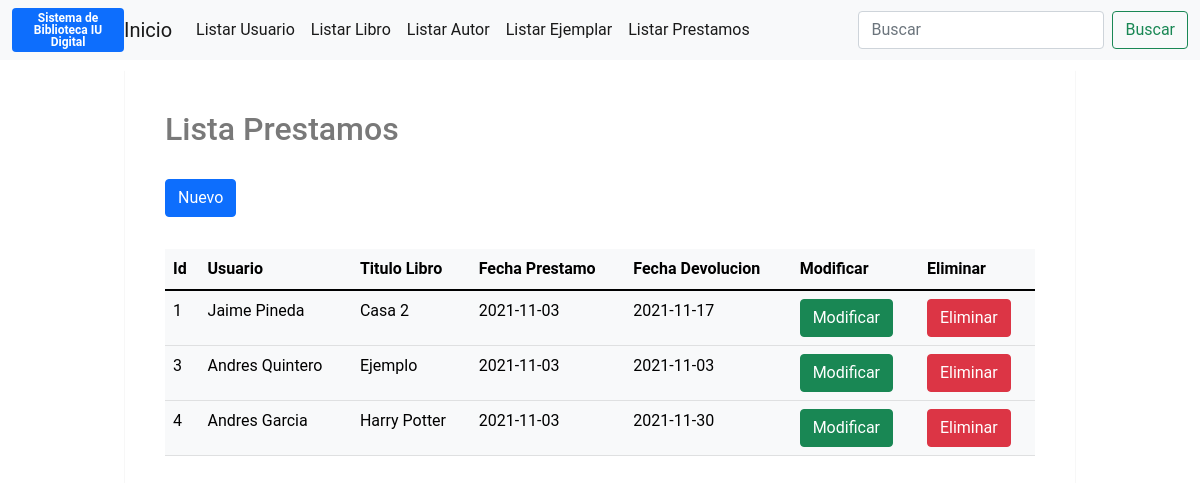
The app's page /view/listarPrestamo.php with its own data.
### tables this page shows
CREATE TABLE `prestamo` (
  `id` int(11) NOT NULL,
  `id_usuario` int(11) NOT NULL,
  `id_libro` int(11) NOT NULL,
  `fecha_prestamo` date NOT NULL,
  `fecha_devolucion` date NOT NULL
);

CREATE TABLE `usuario` (
  `id` int(11) NOT NULL,
  `nombre` varchar(150) NOT NULL,
  `direccion` text NOT NULL,
  `telefono` varchar(15) NOT NULL
);

CREATE TABLE `libro` (
  `id` int(11) NOT NULL,
  `titulo` text NOT NULL,
  `isbn` int(20) NOT NULL,
  `id_autor` int(11) NOT NULL,
  `paginas` int(11) NOT NULL,
  `editorial` varchar(20) NOT NULL,
  `id_ejemplar` int(11) NOT NULL
);

### Model/clsConexion.php (called while the page is built, shortened)
<?php
class Conexion{
	private $host;
	private $user;
	private $password;
	private $database;
	private $conn;
	public function __construct(){
		$this->host = HOST;
		$this->user = USER;
		$this->password = PASSWORD;
		$this->database = DATABASE;
	}
	public function CrearConexionSin(){
		$this->conn = new mysqli($this->host,$this->user,$this->password,$this->database);
	}
	public function EjecutarSQL($sql){
		$result = $this->conn->query($sql);
		return $result;
	}
}
?>

### View/listarPrestamo.php (the view, shortened to what this page needs)
<!doctype html>
<html lang="es">
  <head>
    <link href="https://cdn.jsdelivr.net/npm/bootstrap@5.1.1/dist/css/bootstrap.min.css" rel="stylesheet">
    <link rel="stylesheet" type="text/css" href="../css/estilos.css">
  </head>
  <body>
<nav class="navbar navbar-expand-lg navbar-light bg-light">
          <div class="container-fluid">
                <div class="badge bg-primary text-wrap" style="width: 7rem;">
                Sistema de Biblioteca IU Digital
                </div>
                <a class="navbar-brand" href="../index.php">Inicio</a>
                <div class="collapse navbar-collapse" id="navbarTogglerDemo03">
                  <ul class="navbar-nav me-auto mb-2 mb-lg-0">
                <li class="nav-item">
                <a class="nav-link active" aria-current="page" href="listarUsuario.php">Listar Usuario</a>
                </li>
                <li class="nav-item">
                <a class="nav-link active" aria-current="page" href="listarLibro.php">Listar Libro</a>
                </li>
                <li class="nav-item">
                <a class="nav-link active" aria-current="page" href="listarAutor.php">Listar Autor</a>
                </li>
                <li class="nav-item">
                <a class="nav-link active" aria-current="page" href="listarEjemplar.php">Listar Ejemplar</a>
                </li>
                <li class="nav-item">
                <a class="nav-link active" aria-current="page" href="listarPrestamo.php">Listar Prestamos</a>
                </li>
                  </ul>
        <form class="d-flex">
          <input class="form-control me-2" type="search" placeholder="Buscar" aria-label="Search">
          <button class="btn btn-outline-success" type="submit">Buscar</button>
        </form>
                </div>
          </div>
      </nav>
<div class="container">
        <div class="login-container">
          <div class="register">
            <h2>Lista Prestamos</h2>
            <div class="row">
                <div class="col-lg-12">
                    <a href="prestamo.php"><button class="btn btn-primary mb-2" type="button" >Nuevo</button></a>
                    <div class="table-responsive">
                        <table class="table table-light mt-4" id="table">
                            <thead class="thead-dark">
                                <tr>
                                    <th>Id</th>
                                    <th>Usuario</th>
                                    <th>Titulo Libro</th>
                                    <th>Fecha Prestamo</th>
                                    <th>Fecha Devolucion</th>
                                    <th>Modificar</th>
                                    <th>Eliminar</th>
                                </tr>
                            </thead>
                            <tbody>
                               <?php
                               include('../Model/clsConexion.php');
                               $conn = new Conexion();
                                $conn->CrearConexionSin();
                                $sql = "SELECT  p.id, u.nombre, l.titulo, p.fecha_prestamo, p.fecha_devolucion
                                        FROM prestamo p
                                        inner join usuario u on u.id = p.id_usuario
                                        inner join libro l on l.id = p.id_libro";
                                $result = $conn->EjecutarSQL($sql);
                                while($registroprestamos = $result->fetch_array(MYSQLI_BOTH))
                                  {
                                    echo "<tr>";
                                    echo "<td>"; echo $registroprestamos["id"]; echo "</td>";
                                    echo "<td>"; echo $registroprestamos["nombre"]; echo "</td>";
                                    echo "<td>"; echo $registroprestamos["titulo"]; echo "</td>";
                                    echo "<td>"; echo $registroprestamos["fecha_prestamo"]; echo "</td>";
                                    echo "<td>"; echo $registroprestamos["fecha_devolucion"]; echo "</td>";
                                        echo "<td><a href='actualizarPrestamo.php?id=".$registroprestamos['id']."&nombre=".$registroprestamos['nombre']."&titulo=".$registroprestamos['titulo']."&fecha_prestamo=".$registroprestamos['fecha_prestamo']."&fecha_devolucion=".$registroprestamos['fecha_devolucion']."'> <button class='btn btn-success' type='button'>Modificar</button></a>
                                            </td>";
                                        echo "<td><a href='../Controller/PrestamoController.php?id=".$registroprestamos['id']."&nombre=".$registroprestamos['nombre']."'> <button class='btn btn-danger' type='submit' name='Eliminar'>Eliminar</button></a>
                                            </td>";
                                     echo "</tr>";
                                  }
                               ?>
                            </tbody>
                        </table>
                    </div>
          </div>
        </div>
    </div>
  </body>
</html>

### css/estilos.css (style rules this page uses)
* { padding: 0; background-origin: border-box; font-family: 'Roboto', sans-serif; }
body { bottom: #f1f1f1; }
.container { width: 100%; height: 100vh; padding: 10px; display: flex; justify-content: center; }
.login-container { display: flex; width: 950px; height: auto; background: #fff; box-shadow: 0 1px 1px 0 rgba(0,0,0,.2); }
.register, .login { flex: 1; }
.register { padding: 40px; position: relative; }
.register h2 { color: #797979; margin-bottom: 30px; }

### records on screen
prestamo: id "1", id_usuario.nombre "Jaime Pineda", id_libro.titulo "Casa 2", fecha_prestamo "2021-11-03", fecha_devolucion "2021-11-17"
prestamo: id "3", id_usuario.nombre "Andres Quintero", id_libro.titulo "Ejemplo", fecha_prestamo "2021-11-03", fecha_devolucion "2021-11-03"
prestamo: id "4", id_usuario.nombre "Andres Garcia", id_libro.titulo "Harry Potter", fecha_prestamo "2021-11-03", fecha_devolucion "2021-11-30"
